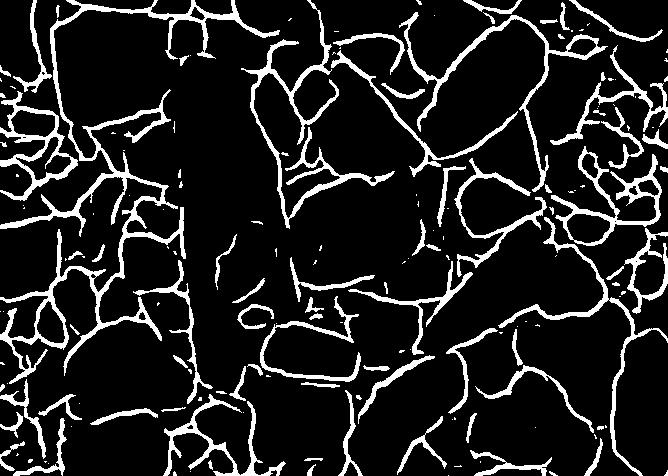
#> input picture data/input/mask1.jpg, 668 x 476 px; its folder holds 4 pictures in this run
$ python MaskMorphologyProcess.py
#> lines starting #> are read from the running program, lines starting #| are printed output that depends on the picture; after the words box and inside, x2 and y2 are one past the last pixel; in counts of white or black regions, pixels touching at a corner belong together
from skimage import io, img_as_ubyte, img_as_bool
from skimage.morphology import square, binary_closing, remove_small_objects

for i in range(1, 4):
    img = img_as_bool(io.imread('../../data/input/mask' + str(i) + '.jpg'))
#> img: shape (476, 668) bool; 12.9% white; 170 white regions (89 under 20 px), largest, box (x1, y1, x2, y2) and area: (0, 0, 280, 384) 8608, (241, 0, 395, 229) 3175, (399, 12, 608, 192) 2404
    img = binary_closing(img, square(25))
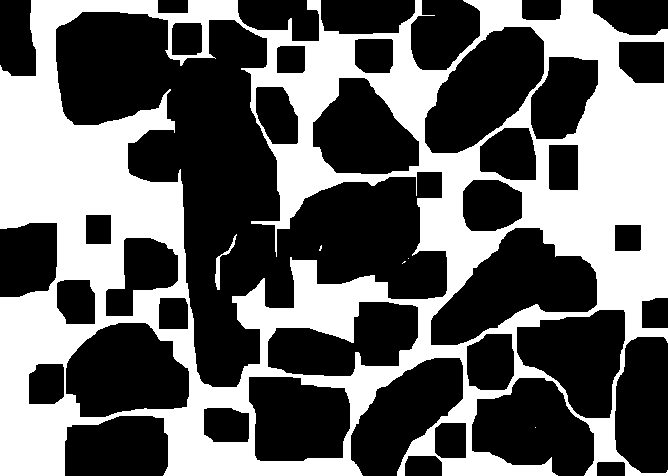
#> img: shape (476, 668) bool; 39.4% white; 6 white regions (4 under 20 px), largest, box (x1, y1, x2, y2) and area: (0, 0, 668, 476) 125210, (215, 234, 237, 290) 209
    img = remove_small_objects(img)
#> img: shape (476, 668) bool; 39.4% white; 2 white regions, box (x1, y1, x2, y2) and area: (0, 0, 668, 476) 125209, (215, 234, 237, 290) 209
    img = img_as_ubyte(img)
    io.imsave('../../data/input/processed_mask' + str(i) + '.jpg', img)
#> pass 2 of the loop `for i in range(1, 4):`:
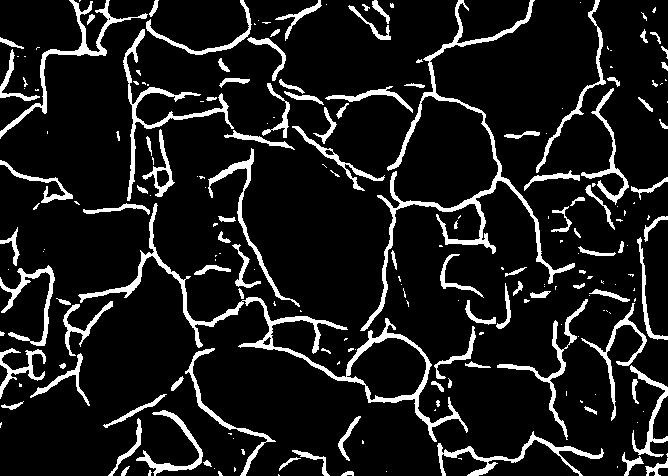
#> input picture data/input/mask2.jpg, 668 x 476 px
#> `img = binary_closing(img, square(25))`:
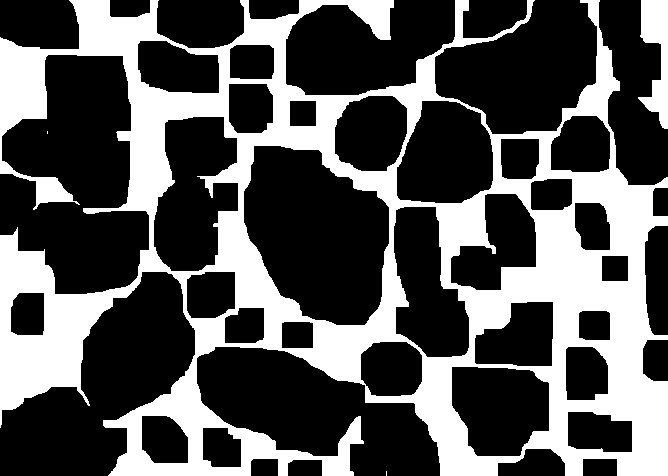
#> img: shape (476, 668) bool; 33.6% white; 4 white regions (2 under 20 px), largest, box (x1, y1, x2, y2) and area: (0, 0, 668, 476) 104802, (638, 0, 668, 129) 2182
#> pass 3 of the loop `for i in range(1, 4):`:
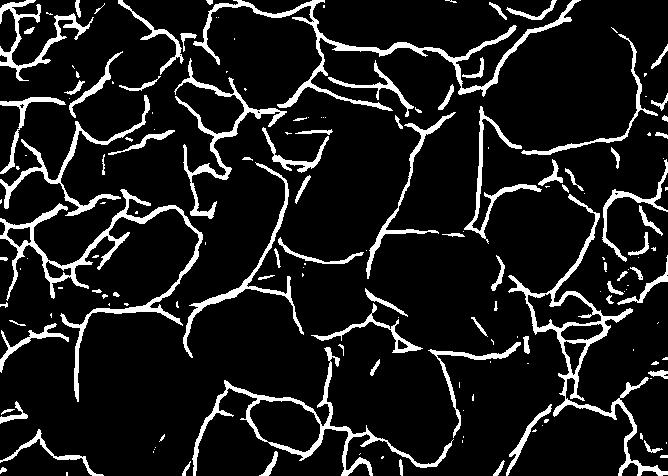
#> input picture data/input/mask3.jpg, 668 x 476 px
#> `img = binary_closing(img, square(25))`:
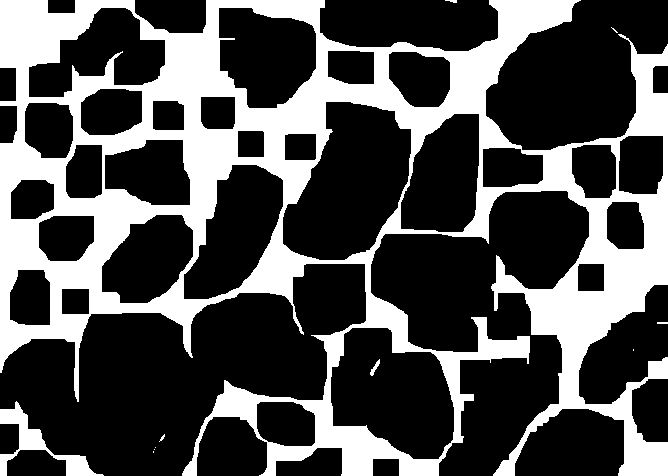
#> img: shape (476, 668) bool; 31% white; 11 white regions (6 under 20 px), largest, box (x1, y1, x2, y2) and area: (0, 0, 668, 476) 96515, (0, 401, 104, 476) 1797, (370, 359, 380, 376) 61, (445, 0, 457, 3) 23, (657, 322, 668, 324) 22
